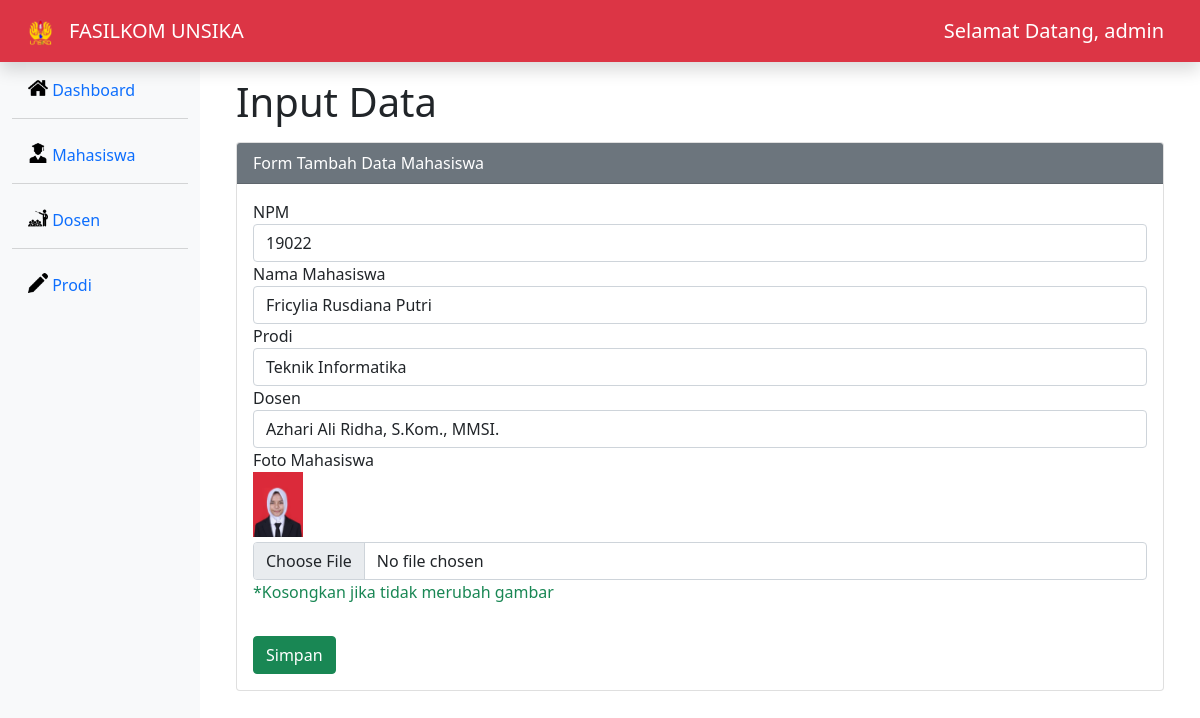
Page /mahasiswa_update.php?npm=19022 (signed in) on the committed database.
### tables this page shows
CREATE TABLE `mahasiswa` (
  `npm` int(11) NOT NULL,
  `nama_mhs` varchar(255) NOT NULL,
  `prodi` varchar(255) NOT NULL,
  `wali_dosen` varchar(255) NOT NULL,
  `foto_mhs` varchar(255) NOT NULL
);

### mahasiswa_update.php (the view, shortened to what this page needs)
<!DOCTYPE html>
<html lang="en">
<head>
    <link rel="stylesheet" href="bootstrap-5.1.3-dist/css/bootstrap.min.css">
</head>
<body>
<nav class="navbar navbar-dark bg-danger flex-md-nowrap p-2 shadow col-12">
    <div class="container-fluid">
        <div class="d-flex flex-row">
            <div class="p-2"><img src="img/Logo_Unsika.png" width="25"></div>
            <div class="p-2"><span class="navbar-brand">FASILKOM UNSIKA</span></div>
        </div>
        <span class="navbar-brand mb-0 float-right">Selamat Datang, <?php echo $_SESSION["username"] ?></span>
    </div>
</nav>
<div class="container-fluid">
	<div class="row">
		<div class="col-md-2 d-none d-md-block bg-light sidebar" style="height: 100vh">
			<div class="sidebar-sticky">
				<ul class="nav flex-column">
                    <li class="nav-item mt-2 active">
						<a class="nav-link" href="index.php">
                        <img src="img/home.png" width="20" height="20" class="d-inline-block align-top">
							Dashboard
						</a>
					</li>
                    <div class="dropdown-divider"></div>
					<li class="nav-item mt-2 active">
						<a class="nav-link" href="mahasiswa.php">
                        <img src="img/student-with-graduation-cap.png" width="20" height="20" class="d-inline-block align-top">
							Mahasiswa
						</a>
					</li>
					<div class="dropdown-divider"></div>
					<li class="nav-item mt-2">
						<a class="nav-link" href="dosen.php">
                        <img src="img/lecture.png" width="20" height="20" class="d-inline-block align-top">
							Dosen
						</a>
					</li>
					<div class="dropdown-divider"></div>
					<li class="nav-item mt-2">
						<a class="nav-link" href="prodi.php">
                        <img src="img/pencil.png" width="20" height="20" class="d-inline-block align-top">
							Prodi
						</a>
					</li>
				</ul>
			</div>
		</div>
        <div class="col-10">
			<div class="container-fluid mt-3">
				<h1>Input Data</h1>
				<div class="card mt-3">
					<div class="card-header bg-secondary text-white">
						Form Tambah Data Mahasiswa
					</div>
					<div class="card-body">
                    <?php
                        include 'koneksi.php';
                        $npm=$_GET['npm'];
                        $data=mysqli_query($koneksi,"SELECT * from mahasiswa where npm='$npm' ") or die(mysqli_error($koneksi));
                        $mahasiswa=mysqli_fetch_array($data);
                    ?>
					<form method="post" action="mahasiswa_updateproses.php?npm=<?php echo $npm?>" enctype="multipart/form-data">
                        <div class="form-group">
                            <label>NPM</label>
                            <input type="text" name="npm" class="form-control" value="<?php echo $mahasiswa['npm']?>" required>
                        </div>
                        <div class="form-group">
                            <label>Nama Mahasiswa</label>
                            <input type="text" name="nama_mhs" class="form-control" value="<?php echo $mahasiswa['nama_mhs']?>" required>
                        </div>
                        <div class="form-group">
                            <label>Prodi</label>
                            <select name="prodi" class="form-control" required>
								<option selected value="<?php echo $mahasiswa['prodi'];?>"><?php echo $mahasiswa['prodi'];?></option>
                            </select>
                        </div>
                        <div class="form-group">
                            <label>Dosen</label>
							<select name="wali_dosen" class="form-control" required>
								<option selected value="<?php echo $mahasiswa['wali_dosen'];?>"><?php echo $mahasiswa['wali_dosen'];?></option>
							</select>
                        </div>
						<div class="form-group">
                            <label>Foto Mahasiswa</label><br>
                            <img src="img/ftmhs/<?php echo $mahasiswa['foto_mhs']; ?>" style="width: 50px;float: left;margin-bottom: 5px;">
                            <input type="file" name="foto_mhs" class="form-control">
                            <p class="text-success">*Kosongkan jika tidak merubah gambar</p>
                        </div>
						<button type="submit" class="btn btn-success mt-3" name="simpan">Simpan</button>
					</div>
				</div>
			</div>
		</div>
    </div>
</div>
</body>
</html>

### rows in the picture
mahasiswa: npm "19022", nama_mhs "Fricylia Rusdiana Putri", prodi "Teknik Informatika", wali_dosen "Azhari Ali Ridha, S.Kom., MMSI.", foto_mhs (picture)

### other values in the picture
$_SESSION["username"] "admin"
